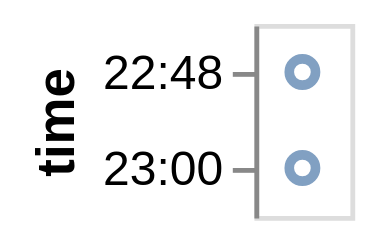

The Vega-Lite source for this figure:
### Vega specification from a JSON file in a GitHub repository (floating-point values rounded to 4 significant figures)
{"$schema": "https://vega.github.io/schema/vega/v6.json", "description": "Using format parse to parsing of input time data as utc time.", "background": "white", "padding": 5, "width": 20, "style": "cell", "data": [{"name": "source_0", "values": [{"date": "10 Oct 2011 22:48:00"}, {"date": "11 Oct 2022 23:00:00"}]}, {"name": "data_0", "source": "source_0", "transform": [{"type": "formula", "expr": "utcParse(datum[\"date\"],'%d %b %Y %H:%M:%S')", "as": "date"}, {"field": "date", "type": "timeunit", "units": ["hours", "minutes"], "as": ["hoursminutes_date", "hoursminutes_date_end"]}]}], "signals": [{"name": "y_step", "value": 20}, {"name": "height", "update": "bandspace(domain('y').length, 1, 0.5) * y_step"}], "marks": [{"name": "marks", "type": "symbol", "style": ["point"], "from": {"data": "data_0"}, "encode": {"update": {"opacity": {"value": 0.7}, "fill": {"value": "transparent"}, "stroke": {"value": "#4c78a8"}, "ariaRoleDescription": {"value": "point"}, "description": {"signal": "\"time: \" + (isValid(datum[\"date\"]) ? isArray(datum[\"date\"]) ? join(datum[\"date\"], ' ') : datum[\"date\"] : \"\"+datum[\"date\"])"}, "x": {"signal": "width", "mult": 0.5}, "y": {"scale": "y", "field": "hoursminutes_date"}}}}], "scales": [{"name": "y", "type": "point", "domain": {"data": "data_0", "field": "hoursminutes_date", "sort": true}, "range": {"step": {"signal": "y_step"}}, "padding": 0.5}], "axes": [{"scale": "y", "orient": "left", "grid": false, "title": "time", "format": {"signal": "timeUnitSpecifier([\"hours\",\"minutes\"], {\"year-month\":\"%b %Y \",\"year-month-date\":\"%b %d, %Y \"})"}, "formatType": "time", "labelOverlap": true, "tickMinStep": {"signal": "datetime(2001, 0, 1, 0, 1, 0, 0) - datetime(2001, 0, 1, 0, 0, 0, 0)"}, "zindex": 0}]}
